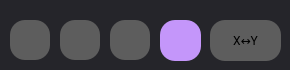
           <widget class="FigureCanvas" name="mplFigureCanvas">
            <property name="sizePolicy">
             <sizepolicy hsizetype="Expanding" vsizetype="MinimumExpanding">
              <horstretch>0</horstretch>
              <verstretch>0</verstretch>
             </sizepolicy>
            </property>
            <property name="minimumSize">
             <size>
              <width>0</width>
              <height>60</height>
             </size>
            </property>
            <property name="maximumSize">
             <size>
              <width>16777215</width>
              <height>16777215</height>
             </size>
            </property>
            <property name="palette">
             <palette>
              <active>
               <colorrole role="WindowText">
                <brush brushstyle="SolidPattern">
                 <color alpha="255">
                  <red>200</red>
                  <green>200</green>
                  <blue>200</blue>
                 </color>
                </brush>
               </colorrole>
               <colorrole role="Button">
                <brush brushstyle="SolidPattern">
                 <color alpha="255">
                  <red>37</red>
                  <green>37</green>
                  <blue>42</blue>
                 </color>
                </brush>
               </colorrole>
               <colorrole role="ButtonText">
                <brush brushstyle="SolidPattern">
                 <color alpha="255">
                  <red>200</red>
                  <green>200</green>
                  <blue>200</blue>
                 </color>
                </brush>
               </colorrole>
               <colorrole role="Base">
                <brush brushstyle="SolidPattern">
                 <color alpha="255">
                  <red>37</red>
                  <green>37</green>
                  <blue>42</blue>
                 </color>
                </brush>
               </colorrole>
               <colorrole role="Window">
                <brush brushstyle="SolidPattern">
                 <color alpha="255">
                  <red>37</red>
                  <green>37</green>
                  <blue>42</blue>
                 </color>
                </brush>
               </colorrole>
              </active>
              <inactive>
               <colorrole role="WindowText">
                <brush brushstyle="SolidPattern">
                 <color alpha="255">
                  <red>200</red>
                  <green>200</green>
                  <blue>200</blue>
                 </color>
                </brush>
               </colorrole>
               <colorrole role="Button">
                <brush brushstyle="SolidPattern">
                 <color alpha="255">
                  <red>37</red>
                  <green>37</green>
                  <blue>42</blue>
                 </color>
                </brush>
               </colorrole>
               <colorrole role="ButtonText">
                <brush brushstyle="SolidPattern">
                 <color alpha="255">
                  <red>200</red>
                  <green>200</green>
                  <blue>200</blue>
                 </color>
                </brush>
               </colorrole>
               <colorrole role="Base">
                <brush brushstyle="SolidPattern">
                 <color alpha="255">
                  <red>37</red>
                  <green>37</green>
                  <blue>42</blue>
                 </color>
                </brush>
               </colorrole>
               <colorrole role="Window">
                <brush brushstyle="SolidPattern">
                 <color alpha="255">
                  <red>37</red>
                  <green>37</green>
                  <blue>42</blue>
                 </color>
                </brush>
               </colorrole>
              </inactive>
              <disabled>
               <colorrole role="WindowText">
                <brush brushstyle="SolidPattern">
                 <color alpha="255">
                  <red>120</red>
                  <green>120</green>
                  <blue>120</blue>
                 </color>
                </brush>
               </colorrole>
               <colorrole role="Button">
                <brush brushstyle="SolidPattern">
                 <color alpha="255">
                  <red>37</red>
                  <green>37</green>
                  <blue>42</blue>
                 </color>
                </brush>
               </colorrole>
               <colorrole role="ButtonText">
                <brush brushstyle="SolidPattern">
                 <color alpha="255">
                  <red>120</red>
                  <green>120</green>
                  <blue>120</blue>
                 </color>
                </brush>
               </colorrole>
               <colorrole role="Base">
                <brush brushstyle="SolidPattern">
                 <color alpha="255">
                  <red>37</red>
                  <green>37</green>
                  <blue>42</blue>
                 </color>
                </brush>
               </colorrole>
               <colorrole role="Window">
                <brush brushstyle="SolidPattern">
                 <color alpha="255">
                  <red>37</red>
                  <green>37</green>
                  <blue>42</blue>
                 </color>
                </brush>
               </colorrole>
              </disabled>
             </palette>
            </property>
            <property name="styleSheet">
             <string notr="true">background-color: rgb(37, 37, 42);</string>
            </property>
            <property name="frameShape">
             <enum>QFrame::NoFrame</enum>
            </property>
            <property name="frameShadow">
             <enum>QFrame::Raised</enum>
            </property>
            <property name="lineWidth">
             <number>0</number>
            </property>
            <widget class="QPushButton" name="resetViewButton">
             <property name="geometry">
              <rect>
               <x>10</x>
               <y>20</y>
               <width>40</width>
               <height>40</height>
              </rect>
             </property>
             <property name="toolTip">
              <string notr="true">Reset plot area</string>
             </property>
             <property name="styleSheet">
              <string notr="true">QPushButton {
	border: 0px solid rgb(52, 59, 72);
	border-radius: 15px;	
	background-color: rgb(93, 93, 93);
}
QPushButton:hover {
	background-color: rgb(196, 150, 250);
	border: 0px solid rgb(61, 70, 86);
}
QPushButton:pressed {	
	background-color: rgb(196, 150, 250);
	border: 0px solid rgb(43, 50, 61);
}
QPushButton:checked {	
	background-color: rgb(196, 150, 250);
	border: 0px solid rgb(43, 50, 61);
}</string>
             </property>
             <property name="text">
              <string/>
             </property>
             <property name="icon">
              <iconset>
               <normaloff>../../../Simple_PySide_Base/icons/16x16/cil-reload.png</normaloff>../../../Simple_PySide_Base/icons/16x16/cil-reload.png</iconset>
             </property>
            </widget>
            <widget class="QPushButton" name="panViewButton">
             <property name="geometry">
              <rect>
               <x>60</x>
               <y>20</y>
               <width>40</width>
               <height>40</height>
              </rect>
             </property>
             <property name="cursor">
              <cursorShape>ArrowCursor</cursorShape>
             </property>
             <property name="toolTip">
              <string notr="true">Pan mode: move plot region by dragging</string>
             </property>
             <property name="styleSheet">
              <string notr="true">QPushButton {
	border: 0px solid rgb(52, 59, 72);
	border-radius: 15px;	
	background-color: rgb(93, 93, 93);
}
QPushButton:hover {
	background-color: rgb(196, 150, 250);
	border: 0px solid rgb(61, 70, 86);
}
QPushButton:pressed {	
	background-color: rgb(196, 150, 250);
	border: 0px solid rgb(43, 50, 61);
}
QPushButton:checked {	
	background-color: rgb(196, 150, 250);
	border: 0px solid rgb(43, 50, 61);
}</string>
             </property>
             <property name="text">
              <string/>
             </property>
             <property name="icon">
              <iconset>
               <normaloff>../../../Simple_PySide_Base/icons/16x16/cil-move.png</normaloff>../../../Simple_PySide_Base/icons/16x16/cil-move.png</iconset>
             </property>
             <property name="checkable">
              <bool>true</bool>
             </property>
             <property name="autoExclusive">
              <bool>true</bool>
             </property>
            </widget>
            <widget class="QPushButton" name="zoomViewButton">
             <property name="geometry">
              <rect>
               <x>110</x>
               <y>20</y>
               <width>40</width>
               <height>40</height>
              </rect>
             </property>
             <property name="cursor">
              <cursorShape>ArrowCursor</cursorShape>
             </property>
             <property name="toolTip">
              <string notr="true">Zoom mode: select a plot region to enlarge</string>
             </property>
             <property name="styleSheet">
              <string notr="true">QPushButton {
	border: 0px solid rgb(52, 59, 72);
	border-radius: 15px;	
	background-color: rgb(93, 93, 93);
}
QPushButton:hover {
	background-color: rgb(196, 150, 250);
	border: 0px solid rgb(61, 70, 86);
}
QPushButton:pressed {	
	background-color: rgb(196, 150, 250);
	border: 0px solid rgb(43, 50, 61);
}
QPushButton:checked {	
	background-color: rgb(196, 150, 250);
	border: 0px solid rgb(43, 50, 61);
}</string>
             </property>
             <property name="text">
              <string/>
             </property>
             <property name="icon">
              <iconset>
               <normaloff>../../../Simple_PySide_Base/icons/16x16/cil-zoom-in.png</normaloff>../../../Simple_PySide_Base/icons/16x16/cil-zoom-in.png</iconset>
             </property>
             <property name="checkable">
              <bool>true</bool>
             </property>
             <property name="autoExclusive">
              <bool>true</bool>
             </property>
            </widget>
            <widget class="QPushButton" name="selectViewButton">
             <property name="geometry">
              <rect>
               <x>160</x>
               <y>20</y>
               <width>41</width>
               <height>41</height>
              </rect>
             </property>
             <property name="cursor">
              <cursorShape>CrossCursor</cursorShape>
             </property>
             <property name="toolTip">
              <string notr="true"/>
             </property>
             <property name="styleSheet">
              <string notr="true">QPushButton {
	border: 0px solid rgb(52, 59, 72);
	border-radius: 15px;	
	background-color: rgb(93, 93, 93);
}
QPushButton:hover {
	background-color: rgb(196, 150, 250);
	border: 0px solid rgb(61, 70, 86);
}
QPushButton:pressed {	
	background-color: rgb(196, 150, 250);
	border: 0px solid rgb(43, 50, 61);
}
QPushButton:checked {	
	background-color: rgb(196, 150, 250);
	border: 0px solid rgb(43, 50, 61);
}</string>
             </property>
             <property name="text">
              <string/>
             </property>
             <property name="icon">
              <iconset>
               <normaloff>../../../Simple_PySide_Base/icons/16x16/cil-location-pin.png</normaloff>../../../Simple_PySide_Base/icons/16x16/cil-location-pin.png</iconset>
             </property>
             <property name="checkable">
              <bool>true</bool>
             </property>
             <property name="checked">
              <bool>true</bool>
             </property>
             <property name="autoExclusive">
              <bool>true</bool>
             </property>
            </widget>
            <widget class="QPushButton" name="swapXYButton">
             <property name="geometry">
              <rect>
               <x>210</x>
               <y>20</y>
               <width>71</width>
               <height>41</height>
              </rect>
             </property>
             <property name="font">
              <font>
               <family>Roboto</family>
               <pointsize>9</pointsize>
              </font>
             </property>
             <property name="cursor">
              <cursorShape>CrossCursor</cursorShape>
             </property>
             <property name="toolTip">
              <string notr="true"/>
             </property>
             <property name="styleSheet">
              <string notr="true">QPushButton {
	border: 0px solid rgb(52, 59, 72);
	border-radius: 15px;	
	background-color: rgb(93, 93, 93);
}
QPushButton:hover {
	background-color: rgb(196, 150, 250);
	border: 0px solid rgb(61, 70, 86);
}
QPushButton:pressed {	
	background-color: rgb(196, 150, 250);
	border: 0px solid rgb(43, 50, 61);
}
</string>
             </property>
             <property name="text">
              <string>X↔Y</string>
             </property>
             <property name="checkable">
              <bool>true</bool>
             </property>
             <property name="checked">
              <bool>true</bool>
             </property>
             <property name="autoExclusive">
              <bool>true</bool>
             </property>
            </widget>
            <zorder>zoomViewButton</zorder>
            <zorder>panViewButton</zorder>
            <zorder>resetViewButton</zorder>
            <zorder>selectViewButton</zorder>
            <zorder>swapXYButton</zorder>
           </widget>
